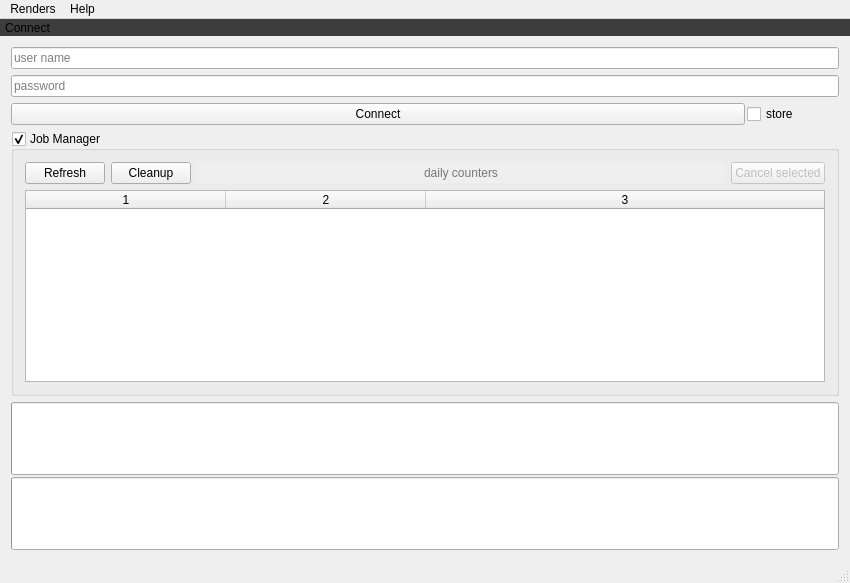
<?xml version="1.0" encoding="UTF-8"?>
<ui version="4.0">
 <class>RayPumpWindow</class>
 <widget class="QMainWindow" name="RayPumpWindow">
  <property name="geometry">
   <rect>
    <x>0</x>
    <y>0</y>
    <width>838</width>
    <height>583</height>
   </rect>
  </property>
  <property name="windowTitle">
   <string>RayPump</string>
  </property>
  <property name="windowIcon">
   <iconset resource="icons.qrc">
    <normaloff>:/icons/icons/logo_small.png</normaloff>:/icons/icons/logo_small.png</iconset>
  </property>
  <property name="locale">
   <locale language="English" country="UnitedStates"/>
  </property>
  <property name="animated">
   <bool>false</bool>
  </property>
  <property name="unifiedTitleAndToolBarOnMac">
   <bool>false</bool>
  </property>
  <widget class="QWidget" name="centralWidget">
   <property name="sizePolicy">
    <sizepolicy hsizetype="Expanding" vsizetype="Expanding">
     <horstretch>0</horstretch>
     <verstretch>0</verstretch>
    </sizepolicy>
   </property>
   <layout class="QVBoxLayout" name="verticalLayout_4">
    <item>
     <layout class="QHBoxLayout" name="horizontalLayout_3">
      <item>
       <layout class="QVBoxLayout" name="verticalLayout">
        <item>
         <widget class="QLineEdit" name="lineEditUserName">
          <property name="placeholderText">
           <string>user name</string>
          </property>
         </widget>
        </item>
        <item>
         <widget class="QLineEdit" name="lineEditUserPass">
          <property name="echoMode">
           <enum>QLineEdit::Password</enum>
          </property>
          <property name="placeholderText">
           <string>password</string>
          </property>
         </widget>
        </item>
        <item>
         <layout class="QHBoxLayout" name="horizontalLayout_2">
          <property name="spacing">
           <number>2</number>
          </property>
          <item>
           <widget class="QPushButton" name="pushButtonConnect">
            <property name="sizePolicy">
             <sizepolicy hsizetype="Minimum" vsizetype="Fixed">
              <horstretch>1</horstretch>
              <verstretch>0</verstretch>
             </sizepolicy>
            </property>
            <property name="text">
             <string>Connect</string>
            </property>
           </widget>
          </item>
          <item>
           <widget class="QCheckBox" name="checkBoxRememberUser">
            <property name="toolTip">
             <string>Stores user's creditentials on this computer</string>
            </property>
            <property name="text">
             <string>store</string>
            </property>
           </widget>
          </item>
          <item>
           <spacer name="horizontalSpacer">
            <property name="orientation">
             <enum>Qt::Horizontal</enum>
            </property>
            <property name="sizeHint" stdset="0">
             <size>
              <width>40</width>
              <height>20</height>
             </size>
            </property>
           </spacer>
          </item>
         </layout>
        </item>
       </layout>
      </item>
     </layout>
    </item>
    <item>
     <widget class="QGroupBox" name="groupBoxAdvancedMode">
      <property name="toolTip">
       <string>Shows more advanced management tools</string>
      </property>
      <property name="title">
       <string>Job Manager</string>
      </property>
      <property name="flat">
       <bool>true</bool>
      </property>
      <property name="checkable">
       <bool>true</bool>
      </property>
      <layout class="QVBoxLayout" name="verticalLayout_2">
       <item>
        <layout class="QHBoxLayout" name="horizontalLayout">
         <item>
          <widget class="QPushButton" name="pushButtonRefresh">
           <property name="text">
            <string>Refresh</string>
           </property>
          </widget>
         </item>
         <item>
          <widget class="QPushButton" name="pushButtonCleanUp">
           <property name="text">
            <string>Cleanup</string>
           </property>
          </widget>
         </item>
         <item>
          <widget class="QLineEdit" name="lineEditCounters">
           <property name="enabled">
            <bool>false</bool>
           </property>
           <property name="sizePolicy">
            <sizepolicy hsizetype="Expanding" vsizetype="Fixed">
             <horstretch>1</horstretch>
             <verstretch>0</verstretch>
            </sizepolicy>
           </property>
           <property name="font">
            <font>
             <stylestrategy>PreferAntialias</stylestrategy>
            </font>
           </property>
           <property name="cursor">
            <cursorShape>ArrowCursor</cursorShape>
           </property>
           <property name="acceptDrops">
            <bool>false</bool>
           </property>
           <property name="toolTip">
            <string>Shows daily counts/limits and Render Points amount</string>
           </property>
           <property name="text">
            <string notr="true"/>
           </property>
           <property name="frame">
            <bool>false</bool>
           </property>
           <property name="alignment">
            <set>Qt::AlignCenter</set>
           </property>
           <property name="readOnly">
            <bool>true</bool>
           </property>
           <property name="placeholderText">
            <string>daily counters</string>
           </property>
          </widget>
         </item>
         <item>
          <widget class="QPushButton" name="pushButtonCancelJob">
           <property name="enabled">
            <bool>false</bool>
           </property>
           <property name="sizePolicy">
            <sizepolicy hsizetype="MinimumExpanding" vsizetype="Fixed">
             <horstretch>0</horstretch>
             <verstretch>0</verstretch>
            </sizepolicy>
           </property>
           <property name="toolTip">
            <string>Aborts running job or removes scheduled job from the queue</string>
           </property>
           <property name="text">
            <string>Cancel selected</string>
           </property>
          </widget>
         </item>
        </layout>
       </item>
       <item>
        <widget class="QTableWidget" name="tableWidget">
         <property name="minimumSize">
          <size>
           <width>800</width>
           <height>0</height>
          </size>
         </property>
         <property name="toolTip">
          <string>Double-click opens job (if downloaded)</string>
         </property>
         <property name="editTriggers">
          <set>QAbstractItemView::NoEditTriggers</set>
         </property>
         <property name="selectionMode">
          <enum>QAbstractItemView::ExtendedSelection</enum>
         </property>
         <property name="selectionBehavior">
          <enum>QAbstractItemView::SelectRows</enum>
         </property>
         <property name="gridStyle">
          <enum>Qt::SolidLine</enum>
         </property>
         <property name="sortingEnabled">
          <bool>true</bool>
         </property>
         <property name="cornerButtonEnabled">
          <bool>false</bool>
         </property>
         <property name="rowCount">
          <number>0</number>
         </property>
         <property name="columnCount">
          <number>3</number>
         </property>
         <attribute name="horizontalHeaderCascadingSectionResizes">
          <bool>true</bool>
         </attribute>
         <attribute name="horizontalHeaderDefaultSectionSize">
          <number>200</number>
         </attribute>
         <attribute name="horizontalHeaderHighlightSections">
          <bool>false</bool>
         </attribute>
         <attribute name="horizontalHeaderStretchLastSection">
          <bool>true</bool>
         </attribute>
         <column/>
         <column/>
         <column/>
        </widget>
       </item>
      </layout>
     </widget>
    </item>
    <item>
     <layout class="QVBoxLayout" name="verticalLayout_3">
      <property name="spacing">
       <number>2</number>
      </property>
      <item>
       <widget class="QProgressBar" name="progressBar">
        <property name="sizePolicy">
         <sizepolicy hsizetype="Expanding" vsizetype="Expanding">
          <horstretch>0</horstretch>
          <verstretch>0</verstretch>
         </sizepolicy>
        </property>
        <property name="minimumSize">
         <size>
          <width>0</width>
          <height>32</height>
         </size>
        </property>
        <property name="maximumSize">
         <size>
          <width>16777215</width>
          <height>80</height>
         </size>
        </property>
        <property name="toolTip">
         <string>Data transfer in progress</string>
        </property>
        <property name="value">
         <number>0</number>
        </property>
        <property name="textVisible">
         <bool>false</bool>
        </property>
       </widget>
      </item>
      <item>
       <widget class="QProgressBar" name="progressBarRender">
        <property name="sizePolicy">
         <sizepolicy hsizetype="Expanding" vsizetype="Expanding">
          <horstretch>0</horstretch>
          <verstretch>0</verstretch>
         </sizepolicy>
        </property>
        <property name="minimumSize">
         <size>
          <width>0</width>
          <height>32</height>
         </size>
        </property>
        <property name="maximumSize">
         <size>
          <width>16777215</width>
          <height>80</height>
         </size>
        </property>
        <property name="toolTip">
         <string>Data transfer in progress</string>
        </property>
        <property name="value">
         <number>0</number>
        </property>
        <property name="textVisible">
         <bool>false</bool>
        </property>
        <property name="testing" stdset="0">
         <bool>false</bool>
        </property>
       </widget>
      </item>
     </layout>
    </item>
   </layout>
  </widget>
  <widget class="QMenuBar" name="menuBar">
   <property name="geometry">
    <rect>
     <x>0</x>
     <y>0</y>
     <width>838</width>
     <height>21</height>
    </rect>
   </property>
   <property name="nativeMenuBar">
    <bool>false</bool>
   </property>
   <widget class="QMenu" name="menuHelp">
    <property name="title">
     <string>Help</string>
    </property>
    <addaction name="actionAdd_Render_Points"/>
    <addaction name="actionWebsite"/>
    <addaction name="actionAbout"/>
   </widget>
   <widget class="QMenu" name="menuRenders">
    <property name="title">
     <string>Renders</string>
    </property>
    <addaction name="actionFolder"/>
    <addaction name="actionDownload"/>
    <addaction name="actionCancel_uploading"/>
    <addaction name="separator"/>
    <addaction name="actionQuit"/>
   </widget>
   <addaction name="menuRenders"/>
   <addaction name="menuHelp"/>
  </widget>
  <widget class="QStatusBar" name="statusBar"/>
  <widget class="QToolBar" name="toolBar">
   <property name="windowTitle">
    <string>toolBar</string>
   </property>
   <property name="styleSheet">
    <string notr="true">background-color: rgb(61, 61, 61);
margin: 0px;
border: 0px;
padding: 0px;</string>
   </property>
   <property name="movable">
    <bool>false</bool>
   </property>
   <property name="allowedAreas">
    <set>Qt::NoToolBarArea</set>
   </property>
   <property name="iconSize">
    <size>
     <width>200</width>
     <height>64</height>
    </size>
   </property>
   <property name="toolButtonStyle">
    <enum>Qt::ToolButtonIconOnly</enum>
   </property>
   <property name="floatable">
    <bool>false</bool>
   </property>
   <attribute name="toolBarArea">
    <enum>TopToolBarArea</enum>
   </attribute>
   <attribute name="toolBarBreak">
    <bool>false</bool>
   </attribute>
   <addaction name="actionConnect"/>
  </widget>
  <action name="actionConnect">
   <property name="checkable">
    <bool>true</bool>
   </property>
   <property name="icon">
    <iconset resource="icons.qrc">
     <normaloff>:/icons/icons/logo_off.png</normaloff>
     <normalon>:/icons/icons/logo_on.png</normalon>:/icons/icons/logo_off.png</iconset>
   </property>
   <property name="text">
    <string>Connect</string>
   </property>
   <property name="toolTip">
    <string>Connect/Disconnect to Render Farm</string>
   </property>
   <property name="force" stdset="0">
    <bool>false</bool>
   </property>
  </action>
  <action name="actionQuit">
   <property name="text">
    <string>Quit</string>
   </property>
   <property name="toolTip">
    <string>Quits RayPump</string>
   </property>
   <property name="shortcut">
    <string>Alt+Q</string>
   </property>
  </action>
  <action name="actionWebsite">
   <property name="text">
    <string>Help</string>
   </property>
   <property name="toolTip">
    <string>Opens web browser on RayPump.com</string>
   </property>
  </action>
  <action name="actionAbout">
   <property name="text">
    <string>About</string>
   </property>
   <property name="toolTip">
    <string>Shows information about RayPump</string>
   </property>
  </action>
  <action name="actionDownload">
   <property name="enabled">
    <bool>true</bool>
   </property>
   <property name="text">
    <string>Download</string>
   </property>
   <property name="toolTip">
    <string>Downloads all available render images</string>
   </property>
   <property name="shortcut">
    <string>Alt+D</string>
   </property>
  </action>
  <action name="actionFolder">
   <property name="text">
    <string>Renders Folder</string>
   </property>
   <property name="toolTip">
    <string>Opens folder with render images</string>
   </property>
   <property name="shortcut">
    <string>Alt+F</string>
   </property>
  </action>
  <action name="actionShow">
   <property name="text">
    <string>Show Window</string>
   </property>
   <property name="toolTip">
    <string>Shows RayPump window</string>
   </property>
  </action>
  <action name="actionAlways_on_Top">
   <property name="checkable">
    <bool>true</bool>
   </property>
   <property name="text">
    <string>Always on Top</string>
   </property>
   <property name="toolTip">
    <string>Pins RayPump window on the top of other windows</string>
   </property>
  </action>
  <action name="actionAccount_Type">
   <property name="text">
    <string>Account Info</string>
   </property>
  </action>
  <action name="actionAdd_Render_Points">
   <property name="text">
    <string>Add Render Points</string>
   </property>
  </action>
  <action name="actionCancel_uploading">
   <property name="text">
    <string>Cancel uploading</string>
   </property>
  </action>
 </widget>
 <layoutdefault spacing="6" margin="11"/>
 <resources>
  <include location="icons.qrc"/>
 </resources>
 <connections/>
</ui>
